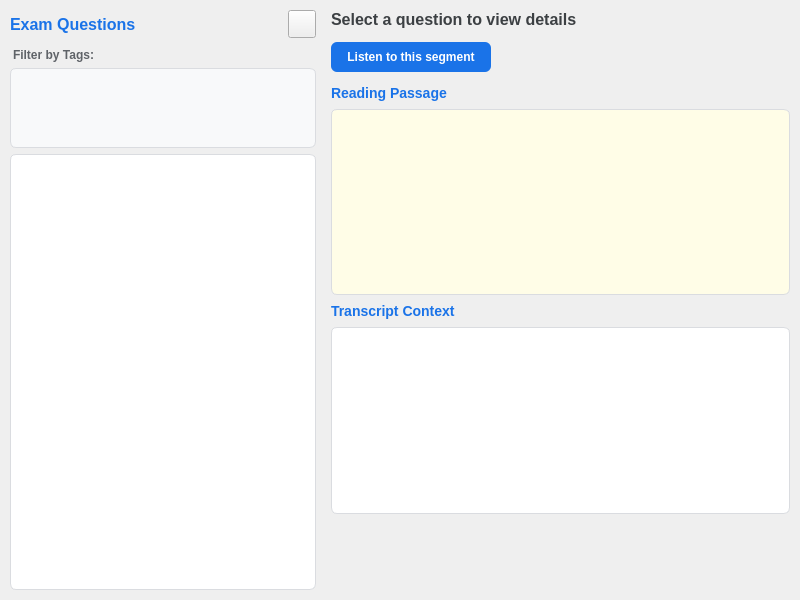
<?xml version="1.0" encoding="UTF-8"?>
<ui version="4.0">
 <class>ExamGroupsWidget</class>
 <widget class="QWidget" name="ExamGroupsWidget">
  <property name="geometry">
   <rect>
    <x>0</x>
    <y>0</y>
    <width>800</width>
    <height>600</height>
   </rect>
  </property>
  <property name="windowTitle">
   <string>Groups &amp; Questions</string>
  </property>
  <layout class="QHBoxLayout" name="main_layout">
   <property name="spacing">
    <number>15</number>
   </property>
   <property name="leftMargin">
    <number>10</number>
   </property>
   <property name="topMargin">
    <number>10</number>
   </property>
   <property name="rightMargin">
    <number>10</number>
   </property>
   <property name="bottomMargin">
    <number>10</number>
   </property>
   <item>
    <widget class="QWidget" name="left_panel" native="true">
     <property name="sizePolicy">
      <sizepolicy hsizetype="Preferred" vsizetype="Preferred">
       <horstretch>2</horstretch>
       <verstretch>0</verstretch>
      </sizepolicy>
     </property>
     <layout class="QVBoxLayout" name="left_layout">
      <property name="spacing">
       <number>6</number>
      </property>
      <property name="leftMargin">
       <number>0</number>
      </property>
      <property name="topMargin">
       <number>0</number>
      </property>
      <property name="rightMargin">
       <number>0</number>
      </property>
      <property name="bottomMargin">
       <number>0</number>
      </property>
      <item>
       <layout class="QHBoxLayout" name="q_label_layout">
        <item>
         <widget class="QLabel" name="q_label">
          <property name="styleSheet">
           <string notr="true">font-size: 16px; font-weight: bold; color: #1a73e8;</string>
          </property>
          <property name="text">
           <string>Exam Questions</string>
          </property>
         </widget>
        </item>
        <item>
         <spacer name="horizontalSpacer_left">
          <property name="orientation">
           <enum>Qt::Orientation::Horizontal</enum>
          </property>
          <property name="sizeHint" stdset="0">
           <size>
            <width>40</width>
            <height>20</height>
           </size>
          </property>
         </spacer>
        </item>
        <item>
         <widget class="QPushButton" name="import_q_btn">
          <property name="minimumSize">
           <size>
            <width>28</width>
            <height>28</height>
           </size>
          </property>
          <property name="maximumSize">
           <size>
            <width>28</width>
            <height>28</height>
           </size>
          </property>
          <property name="toolTip">
           <string>Import Questions from CSV</string>
          </property>
         </widget>
        </item>
       </layout>
      </item>
      <item>
       <widget class="QLabel" name="filter_label">
        <property name="styleSheet">
         <string notr="true">font-size: 12px; font-weight: bold; color: #5f6368; margin-top: 4px;</string>
        </property>
        <property name="text">
         <string>Filter by Tags:</string>
        </property>
       </widget>
      </item>
      <item>
       <widget class="QListWidget" name="tag_filter_list">
        <property name="maximumSize">
         <size>
          <width>16777215</width>
          <height>80</height>
         </size>
        </property>
        <property name="styleSheet">
         <string notr="true">
            QListWidget {
                border: 1px solid #dadce0;
                border-radius: 6px;
                background-color: #f8f9fa;
                padding: 2px;
            }
            QListWidget::item {
                padding: 4px;
            }
        </string>
        </property>
       </widget>
      </item>
      <item>
       <widget class="QListWidget" name="q_list">
        <property name="styleSheet">
         <string notr="true">
            QListWidget {
                border: 1px solid #dadce0;
                border-radius: 6px;
                background-color: #ffffff;
                padding: 5px;
            }
            QListWidget::item {
                padding: 10px;
                border-bottom: 1px solid #f1f3f4;
            }
            QListWidget::item:selected {
                background-color: #e8f0fe;
                color: #1a73e8;
                font-weight: bold;
                border-radius: 4px;
            }
        </string>
        </property>
       </widget>
      </item>
     </layout>
    </widget>
   </item>
   <item>
    <widget class="QWidget" name="right_outer" native="true">
     <property name="sizePolicy">
      <sizepolicy hsizetype="Preferred" vsizetype="Preferred">
       <horstretch>3</horstretch>
       <verstretch>0</verstretch>
      </sizepolicy>
     </property>
     <layout class="QVBoxLayout" name="right_outer_layout">
      <property name="spacing">
       <number>8</number>
      </property>
      <property name="leftMargin">
       <number>0</number>
      </property>
      <property name="topMargin">
       <number>0</number>
      </property>
      <property name="rightMargin">
       <number>0</number>
      </property>
      <property name="bottomMargin">
       <number>0</number>
      </property>
      <item>
       <widget class="QLabel" name="title_label">
        <property name="styleSheet">
         <string notr="true">font-size: 16px; font-weight: bold; color: #3c4043;</string>
        </property>
        <property name="text">
         <string>Select a question to view details</string>
        </property>
        <property name="wordWrap">
         <bool>true</bool>
        </property>
       </widget>
      </item>
      <item>
       <widget class="QWidget" name="listen_widget" native="true">
        <property name="visible">
         <bool>false</bool>
        </property>
        <layout class="QHBoxLayout" name="listen_sub">
         <property name="leftMargin">
          <number>0</number>
         </property>
         <property name="topMargin">
          <number>5</number>
         </property>
         <property name="rightMargin">
          <number>0</number>
         </property>
         <property name="bottomMargin">
          <number>5</number>
         </property>
         <item>
          <widget class="QPushButton" name="listen_btn">
           <property name="styleSheet">
            <string notr="true">
            QPushButton {
                background-color: #1a73e8; color: white;
                font-weight: bold; padding: 8px 16px; border-radius: 6px;
            }
            QPushButton:hover { background-color: #1558b0; }
        </string>
           </property>
           <property name="text">
            <string>Listen to this segment</string>
           </property>
          </widget>
         </item>
         <item>
          <widget class="QLabel" name="status_label">
           <property name="styleSheet">
            <string notr="true">color: #5f6368; font-style: italic; font-size: 12px;</string>
           </property>
           <property name="text">
            <string/>
           </property>
          </widget>
         </item>
         <item>
          <spacer name="horizontalSpacer_listen">
           <property name="orientation">
            <enum>Qt::Orientation::Horizontal</enum>
           </property>
           <property name="sizeHint" stdset="0">
            <size>
             <width>40</width>
             <height>20</height>
            </size>
           </property>
          </spacer>
         </item>
        </layout>
       </widget>
      </item>
      <item>
       <widget class="QLabel" name="passage_label">
        <property name="visible">
         <bool>false</bool>
        </property>
        <property name="styleSheet">
         <string notr="true">font-size: 14px; font-weight: bold; color: #1a73e8;</string>
        </property>
        <property name="text">
         <string>Reading Passage</string>
        </property>
       </widget>
      </item>
      <item>
       <widget class="QTextBrowser" name="passage_browser">
        <property name="visible">
         <bool>false</bool>
        </property>
        <property name="styleSheet">
         <string notr="true">
            QTextBrowser {
                border: 1px solid #dadce0; border-radius: 6px;
                background-color: #fffde7; padding: 10px;
                font-size: 13px; line-height: 1.6;
            }
        </string>
        </property>
        <property name="openLinks">
         <bool>false</bool>
        </property>
       </widget>
      </item>
      <item>
       <widget class="QLabel" name="transcript_label">
        <property name="visible">
         <bool>false</bool>
        </property>
        <property name="styleSheet">
         <string notr="true">font-size: 14px; font-weight: bold; color: #1a73e8;</string>
        </property>
        <property name="text">
         <string>Transcript Context</string>
        </property>
       </widget>
      </item>
      <item>
       <widget class="QTextBrowser" name="transcript_browser">
        <property name="visible">
         <bool>false</bool>
        </property>
        <property name="styleSheet">
         <string notr="true">
            QTextBrowser {
                border: 1px solid #dadce0; border-radius: 6px;
                background-color: #ffffff; padding: 10px;
                font-size: 13px; line-height: 1.5;
            }
        </string>
        </property>
       </widget>
      </item>
      <item>
       <widget class="QScrollArea" name="options_scroll">
        <property name="styleSheet">
         <string notr="true">QScrollArea { border: none; }</string>
        </property>
        <property name="widgetResizable">
         <bool>true</bool>
        </property>
        <widget class="QWidget" name="options_container">
         <property name="geometry">
          <rect>
           <x>0</x>
           <y>0</y>
           <width>400</width>
           <height>200</height>
          </rect>
         </property>
         <layout class="QVBoxLayout" name="options_layout">
          <property name="spacing">
           <number>12</number>
          </property>
          <property name="leftMargin">
           <number>4</number>
          </property>
          <property name="topMargin">
           <number>4</number>
          </property>
          <property name="rightMargin">
           <number>4</number>
          </property>
          <property name="bottomMargin">
           <number>4</number>
          </property>
          <item>
           <spacer name="verticalSpacer">
            <property name="orientation">
             <enum>Qt::Orientation::Vertical</enum>
            </property>
            <property name="sizeHint" stdset="0">
             <size>
              <width>20</width>
              <height>40</height>
             </size>
            </property>
           </spacer>
          </item>
         </layout>
        </widget>
       </widget>
      </item>
     </layout>
    </widget>
   </item>
  </layout>
 </widget>
 <resources/>
 <connections/>
</ui>
